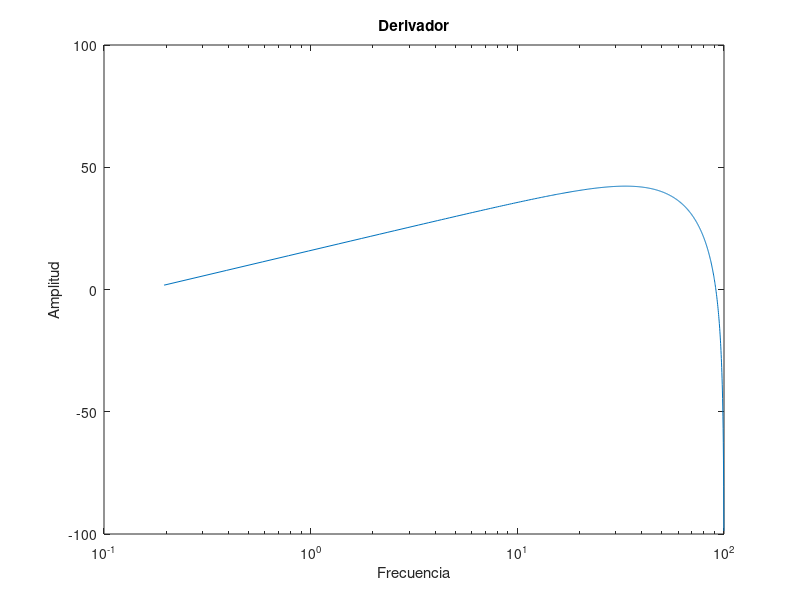

The MATLAB source for this figure:
    Fs = 200;
    num_der = [25 50 0 -50 -25];
    den_der = 1;
    [Hder,wder] = freqz(num_der,den_der);
    figure
    semilogx(wder* (Fs / (2 * pi)),20*log10(abs(Hder)))
    title('Derivador')
    xlabel('Frecuencia')
    ylabel('Amplitud')